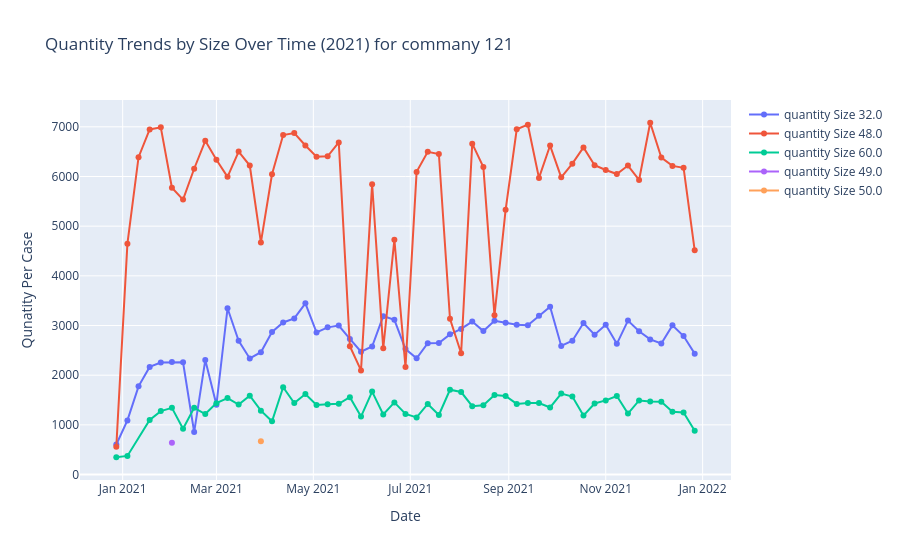

The notebook cell saved with this chart:
### Code cell
# fig = make_subplots(rows=1, cols=1, shared_axes=True)
fig = go.Figure()

# List of sizes
sizes = df_grouped['size'].unique().tolist()

for size in sizes:

    filtered_data = df_grouped[(df_grouped['size'] == size) & (df_grouped['year'] == 2021)].sort_values('week_start_dt')

    fig.add_trace(go.Scatter(
        x=filtered_data['week_start_dt'],
        y=filtered_data['Quantity'],
        mode='lines+markers',  # Use both lines and markers for better visibility
        name=f'quantity Size {size}'
    ))

fig.update_layout(
    title='Quantity Trends by Size Over Time (2021) for commany 121',
    xaxis_title='Date',
    yaxis_title='Qunatity Per Case',
    # width=1000,
    # height=400,
)


fig.show()
